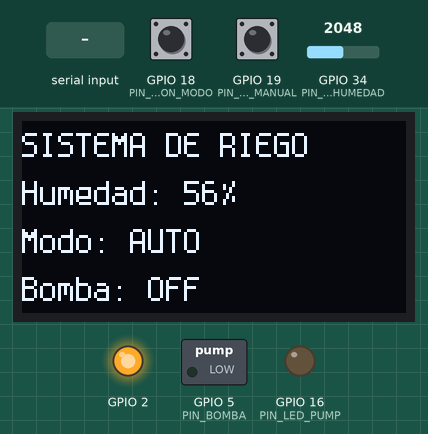
A sketch run on a simulated ESP32. Shown: 128×64 one-colour display, switched loads named in the sketch (green lamp = pin HIGH), output pins drawn as LEDs (lit = HIGH). The test bench sets the inputs (shaded band); at power-on: GPIO 34 (PIN_SENSOR_HUMEDAD) = 2048, GPIO 18 (PIN_BOTON_MODO) HIGH, GPIO 19 (PIN_BOTON_MANUAL) HIGH. WiFi joins after 1.5 s; servers stay silent unless stated; EEPROM starts erased; no MQTT or app messages arrive unless stated; what the sketch prints to the serial monitor is not drawn.

Above: at 4.7 s.
4.8 s: GPIO 34 (PIN_SENSOR_HUMEDAD) set to 2363
At 6.1 s:
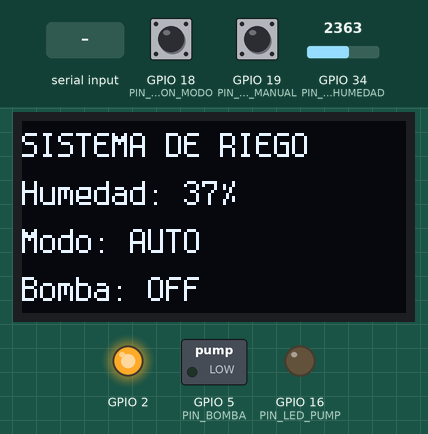
7.0 s: GPIO 34 (PIN_SENSOR_HUMEDAD) set to 2475
At 9.2 s:
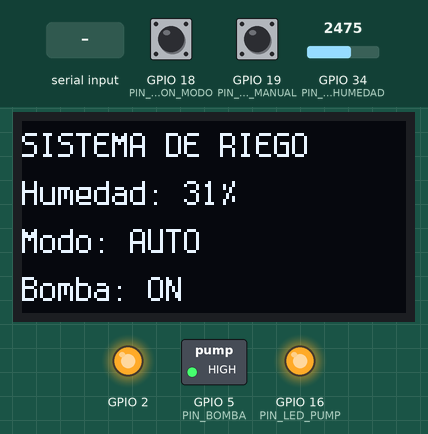
9.5 s: GPIO 18 (PIN_BOTON_MODO) pulled LOW for 0.15 s
At 10.5 s:
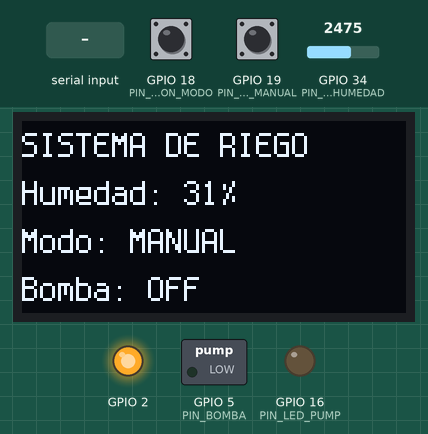
11.1 s: GPIO 19 (PIN_BOTON_MANUAL) pulled LOW for 0.15 s
At 12.1 s:
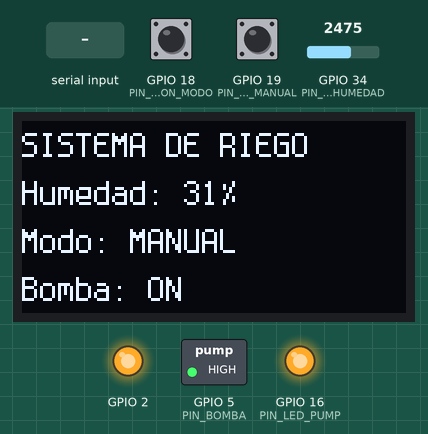
13.1 s: "reconectar\n" received over Serial
At 14.5 s:
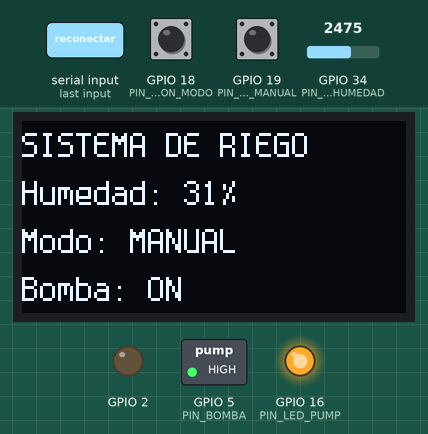
16.1 s: GPIO 19 (PIN_BOTON_MANUAL) pulled LOW for 1 s
At 16.39 s:
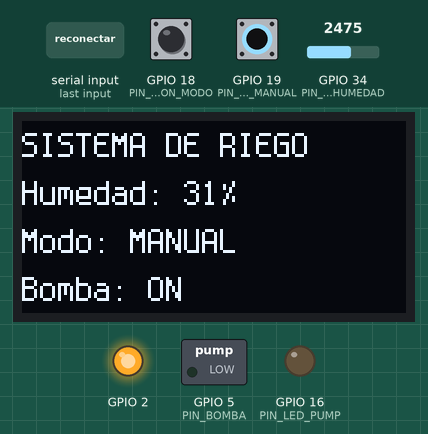
Timing chart, 0 to 19.1 s (numbered marks = the images above; inputs shaded):
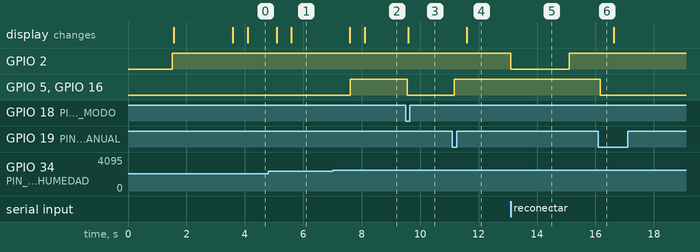

Measured:
- the behaviour switches between 2409 and 2410 on GPIO 34 (PIN_SENSOR_HUMEDAD) (found by bisection; images 1 and 2)
- after the input at 4.8 s, the display: first changes after 0.29 s (image 1 shows a later state)
- after the input at 7.0 s, GPIO 5 (PIN_BOMBA), GPIO 16 (PIN_LED_PUMP): LOW → HIGH after 0.61 s; the display: first changes after 0.60 s (image 2 shows a later state)
- after the input at 9.5 s, GPIO 5 (PIN_BOMBA), GPIO 16 (PIN_LED_PUMP): HIGH → LOW after 0.06 s; the display: changes after 0.10 s (image 3)
- after the input at 11.1 s, GPIO 5 (PIN_BOMBA), GPIO 16 (PIN_LED_PUMP): LOW → HIGH after 0.06 s; the display: changes after 0.50 s (image 4)
- after the input at 13.1 s, GPIO 2: HIGH → LOW at once, → HIGH 2.0 s later
- after the input at 16.1 s, GPIO 5 (PIN_BOMBA), GPIO 16 (PIN_LED_PUMP): HIGH → LOW after 0.06 s

The sketch:

main.ino
```cpp
/**
 * Smart Irrigation System - ESP32
 */

#include "wifi.h"
#include "sensor_humedad.h"
#include "bomba.h"
#include "pulsadores.h"
#include "oled.h"
#include "mqtt.h"
#include "persist.h"

// FSM
enum ModoSistema {
  MODO_AUTOMATICO,
  MODO_MANUAL
};

ModoSistema modo_actual = MODO_AUTOMATICO;
bool modo_anterior_auto = true;

// Timing
unsigned long tiempo_reporte_serial = 0;
unsigned long tiempo_oled = 0;

const unsigned long intervalo_serial = 1000;
const unsigned long intervalo_oled = 500;

// Variables
int humedad = 0;
bool humedad_valida = false;

bool estado_bomba_anterior = false;
bool estado_bomba_inicial_publicado = false;


// 🔧 ================= FUNCION SERIAL =================
void procesar_comando_serial() {
  static char buffer[64];

  if (Serial.available()) {
    int len = Serial.readBytesUntil('\n', buffer, sizeof(buffer) - 1);

    if (len == 0) return;

    buffer[len] = '\0';

    Serial.print("Comando recibido: ");
    Serial.println(buffer);

    // hmin
    if (strncmp(buffer, "hmin ", 5) == 0) {
      int valor = atoi(&buffer[5]);

      if (valor >= 0 && valor <= 100) {
        persist_set_hmin(valor);
      } else {
        Serial.println("Error: hmin fuera de rango (0-100)");
      }
    }

    // hmax
    else if (strncmp(buffer, "hmax ", 5) == 0) {
      int valor = atoi(&buffer[5]);

      if (valor >= 0 && valor <= 100) {
        persist_set_hmax(valor);
      } else {
        Serial.println("Error: hmax fuera de rango (0-100)");
      }
    }

    // ssid
    else if (strncmp(buffer, "ssid ", 5) == 0) {
      char *valor = &buffer[5];
      persist_set_ssid(valor);
      Serial.println("SSID guardado. Escriba 'reconectar' para aplicar cambios.");
    }

    // pass
    else if (strncmp(buffer, "pass ", 5) == 0) {
      char *valor = &buffer[5];
      persist_set_pass(valor);
      Serial.println("PASS guardado. Escriba 'reconectar' para aplicar cambios.");
    }

    // reconectar
    else if (strcmp(buffer, "reconectar") == 0) {
      wifi_reconnect_now();
    }

    else {
      Serial.println("Comando no reconocido");
      Serial.println("Use:");
      Serial.println("hmin <valor>");
      Serial.println("hmax <valor>");
      Serial.println("ssid <nombre_red>");
      Serial.println("pass <clave>");
      Serial.println("reconectar");
    }
  }
}
// 🔧 ==================================================


// SETUP
void setup() {

  Serial.begin(115200);
  Serial.println("STARTING PROGRAM");

  persist_init();
  wifi_init();
  sensor_humedad_init();
  bomba_init();
  pulsadores_init();
  oled88_init();
  oled88_bienvenida();
  delay(2000);

  mqtt_init();

  modo_actual = MODO_AUTOMATICO;
}


// LOOP
void loop() {

  wifi_loop();
  pulsadores_loop();
  sensor_humedad_loop();
  mqtt_loop();

  // Publicar estado inicial
  if (!estado_bomba_inicial_publicado) {
    mqtt_publicar_bomba(bomba_estado());
    estado_bomba_anterior = bomba_estado();
    estado_bomba_inicial_publicado = true;
  }

  // Modo
  bool modo_auto = modo_automatico();

  if (modo_auto != modo_anterior_auto) {

    if (modo_auto) {
      modo_actual = MODO_AUTOMATICO;
      Serial.println("FSM -> AUTOMATIC MODE");
    } else {
      modo_actual = MODO_MANUAL;
      Serial.println("FSM -> MANUAL MODE");
    }

    modo_anterior_auto = modo_auto;
  }

  // Lectura sensor
  if (sensor_humedad_nuevo_dato()) {
    humedad = sensor_humedad_porcentaje();
    humedad_valida = true;
    mqtt_publicar_humedad(humedad);
  }

  // Control FSM
  switch (modo_actual) {

    case MODO_AUTOMATICO:
      if (humedad_valida) {
        int hmin = persist_get_hmin();
        int hmax = persist_get_hmax();

        if (humedad < hmin && !bomba_estado()) {
          bomba_encender();
        }

        if (humedad > hmax && bomba_estado()) {
          bomba_apagar();
        }
      }
      break;

    case MODO_MANUAL:
      if (mqtt_hay_comando()) {

        if (mqtt_comando_encender()) {
          bomba_encender();
          Serial.println("MQTT -> Comando ON ejecutado");
        }

        if (mqtt_comando_apagar()) {
          bomba_apagar();
          Serial.println("MQTT -> Comando OFF ejecutado");
        }

        mqtt_limpiar_comando();
      }
      break;
  }

  // Publicar cambios de estado
  bool estado_bomba_actual = bomba_estado();

  if (estado_bomba_actual != estado_bomba_anterior) {
    mqtt_publicar_bomba(estado_bomba_actual);
    estado_bomba_anterior = estado_bomba_actual;
  }

  unsigned long ahora = millis();

  // OLED
  if (ahora - tiempo_oled >= intervalo_oled) {
    tiempo_oled = ahora;
    oled88_printRiego(humedad, modo_auto, bomba_estado());
  }

  // Serial info
  if (ahora - tiempo_reporte_serial >= intervalo_serial) {
    tiempo_reporte_serial = ahora;

    Serial.print("Soil humidity: ");
    Serial.print(humedad);
    Serial.println("%");

    Serial.print("Mode: ");
    Serial.println(modo_actual == MODO_AUTOMATICO ? "AUTO" : "MANUAL");

    Serial.print("Pump: ");
    Serial.println(bomba_estado() ? "ON" : "OFF");

    Serial.println("----------------------");
  }

  // 🔧 COMANDOS SERIAL
  procesar_comando_serial();
}
```

bomba.h
```cpp
#ifndef BOMBA_H
#define BOMBA_H

void bomba_init();
void bomba_encender();
void bomba_apagar();
bool bomba_estado();

#endif
```

mqtt.h
```cpp
#ifndef MQTT_H
#define MQTT_H

void mqtt_init();
void mqtt_loop();
void mqtt_publicar_humedad(float humedad);
void mqtt_publicar_bomba(bool estado);

bool mqtt_hay_comando();
bool mqtt_comando_encender();
bool mqtt_comando_apagar();
void mqtt_limpiar_comando();

#endif
```

oled.h
```cpp
#ifndef OLED_H
#define OLED_H

#include <Arduino.h>
#include <Wire.h>
#include <U8g2lib.h>

#define SCL_PIN 22
#define SDA_PIN 21

void oled88_init(void);
void oled88_clear(void);
void oled88_bienvenida(void);
void oled88_update(void);
void oled88_printTit(const char * tittle);
void oled88_printRiego(int humedad, bool modo_auto, bool bomba_on);

#endif
```

persist.h
```cpp
#ifndef PERSIST_H
#define PERSIST_H

#include <Arduino.h>

void persist_init();

int persist_get_hmin();
int persist_get_hmax();

void persist_set_hmin(int valor);
void persist_set_hmax(int valor);

String persist_get_ssid();
String persist_get_pass();

void persist_set_ssid(String valor);
void persist_set_pass(String valor);

#endif
```

pulsadores.h
```cpp
#ifndef PULSADORES_H
#define PULSADORES_H

void pulsadores_init();
void pulsadores_loop();
bool modo_automatico();

#endif
```

sensor_humedad.h
```cpp
#ifndef SENSOR_HUMEDAD_H
#define SENSOR_HUMEDAD_H

void sensor_humedad_init();
void sensor_humedad_loop();

int sensor_humedad_leer_raw();
int sensor_humedad_promedio();
int sensor_humedad_porcentaje();

bool sensor_humedad_nuevo_dato();

#endif
```

wifi.h
```cpp
#ifndef WIFI_H
#define WIFI_H

extern bool wifi_conectado;

void wifi_init();
void wifi_loop();
void wifi_reconnect_now();

#endif
```

bomba.cpp
```cpp
/**
 * @file bomba.cpp
 * @brief Irrigation pump control module
 *
 * Controls the water pump using a transistor (TIP122)
 * connected to a GPIO pin of the ESP32.
 */
#include <Arduino.h>
#include "bomba.h"
#include "config_pins.h"

bool estado_bomba = false;

/**
 * @brief Initializes pump control pin
 */
void bomba_init() {

    pinMode(PIN_BOMBA, OUTPUT);
    pinMode(PIN_LED_PUMP, OUTPUT);

    digitalWrite(PIN_BOMBA, LOW);
    digitalWrite(PIN_LED_PUMP, LOW);
}

// Turn pump ON
void bomba_encender() {

    digitalWrite(PIN_BOMBA, HIGH);
    digitalWrite(PIN_LED_PUMP, HIGH);

    estado_bomba = true;

    Serial.println("Riego ACTIVADO");
}

// Turn pump OFF
void bomba_apagar() {

    digitalWrite(PIN_BOMBA, LOW);
    digitalWrite(PIN_LED_PUMP, LOW);

    estado_bomba = false;

    Serial.println("Riego DESACTIVADO");
}

// Pump status function
bool bomba_estado() {

    return estado_bomba;
}
```

mqtt.cpp
```cpp
/**
 * @file mqtt.cpp
 * @brief MQTT communication module for the irrigation system
 *
 * This module manages the MQTT connection with the broker,
 * publishes system data (soil humidity and pump state),
 * and receives remote commands to control the irrigation pump.
 *
 * Broker: test.mosquitto.org
 * Topics used:
 *   Publish:
 *      riego/humedad
 *      riego/bomba
 *   Subscribe:
 *      riego/comando
 */
#include "mqtt.h"
#include <WiFi.h>
#include <PubSubClient.h>

WiFiClient espClient;
PubSubClient client(espClient);

const char* mqtt_server = "test.mosquitto.org";

// Variables to save as received
bool comando_pendiente = false;
bool comando_on = false;
bool comando_off = false;

// Reconnection control
unsigned long mqtt_reconnect_timer = 0;
const unsigned long mqtt_reconnect_interval = 5000;

/**
 * @brief MQTT message callback
 *
 * This function is called whenever a subscribed topic
 * receives a new message. It processes the command
 * received from the MQTT broker.
 */
void callback(char* topic, byte* payload, unsigned int length) {

  String mensaje = "";

  for (unsigned int i = 0; i < length; i++) {
    mensaje += (char)payload[i];
  }

  Serial.print("MQTT -> Mensaje recibido en topic: ");
  Serial.println(topic);

  Serial.print("MQTT -> Contenido: ");
  Serial.println(mensaje);

  if (String(topic) == "riego/comando") {
    if (mensaje == "ON") {
      comando_pendiente = true;
      comando_on = true;
      comando_off = false;
    }
    else if (mensaje == "OFF") {
      comando_pendiente = true;
      comando_on = false;
      comando_off = true;
    }
  }
}

/**
 * @brief Attempts to reconnect to the MQTT broker
 *
 * Non-blocking reconnection:
 * tries to reconnect every 5 seconds if disconnected.
 */
void mqtt_reconnect() {

  if (client.connected()) {
    return;
  }

  if (WiFi.status() != WL_CONNECTED) {
    return;
  }

  unsigned long ahora = millis();

  if (ahora - mqtt_reconnect_timer >= mqtt_reconnect_interval) {
    mqtt_reconnect_timer = ahora;

    Serial.print("Connecting to MQTT...");

    if (client.connect("ESP32_RIEGO")) {
      Serial.println("connected");
      client.subscribe("riego/comando");
      Serial.println("MQTT -> Suscripto a riego/comando");
    } else {
      Serial.print("failed, rc=");
      Serial.println(client.state());
    }
  }
}

void mqtt_init() {
  client.setServer(mqtt_server, 1883);
  client.setCallback(callback);
}

void mqtt_loop() {

  if (!client.connected()) {
    mqtt_reconnect();
    return;
  }

  client.loop();
}

/**
 * @brief Publishes soil humidity value to MQTT broker
 */
void mqtt_publicar_humedad(float humedad) {

  if (!client.connected()) return;

  char mensaje[10];
  dtostrf(humedad, 1, 2, mensaje);

  client.publish("riego/humedad", mensaje);

  Serial.print("MQTT -> Humedad publicada: ");
  Serial.println(mensaje);
}

/**
 * @brief Publishes pump state (ON/OFF) to MQTT broker
 */
void mqtt_publicar_bomba(bool estado) {

  if (!client.connected()) return;

  if (estado) {
    client.publish("riego/bomba", "ON");
    Serial.println("MQTT -> Bomba publicada: ON");
  } else {
    client.publish("riego/bomba", "OFF");
    Serial.println("MQTT -> Bomba publicada: OFF");
  }
}

bool mqtt_hay_comando() {
  return comando_pendiente;
}

bool mqtt_comando_encender() {
  return comando_on;
}

bool mqtt_comando_apagar() {
  return comando_off;
}

void mqtt_limpiar_comando() {
  comando_pendiente = false;
  comando_on = false;
  comando_off = false;
}
```

oled.cpp
```cpp
/**
 * @file oled.cpp
 * @brief OLED display module
 *
 * Displays system information such as:
 * - soil humidity
 * - system mode (AUTO / MANUAL)
 * - pump status
 */
#include "oled.h"

// OLED instance
U8G2_SH1106_128X64_NONAME_F_SW_I2C u8g2(U8G2_R0, SCL_PIN, SDA_PIN);

/**
 * @brief Initializes the OLED display
 */
void oled88_init(void) {
  Wire.begin(SDA_PIN, SCL_PIN);
  u8g2.begin();
  u8g2.setFlipMode(0);
}

void oled88_clear(void) {
  u8g2.clearBuffer();
  u8g2.sendBuffer();
}

void oled88_bienvenida(void) {
  u8g2.clearBuffer();
  u8g2.setFont(u8g2_font_spleen6x12_mf);

  u8g2.setCursor(8, 28);
  u8g2.print("UTN Electronica II");

  u8g2.setCursor(14, 46);
  u8g2.print("Sistema de Riego");

  u8g2.sendBuffer();
}

// Keep this function for compatibility
void oled88_update(void) {
  u8g2.sendBuffer();
}

// Keep this function for compatibility
void oled88_printTit(const char * tittle) {
  u8g2.setFont(u8g2_font_spleen6x12_mf);
  u8g2.setCursor(0, 12);
  u8g2.print(tittle);
}

// Main screen for irrigation system
void oled88_printRiego(int humedad, bool modo_auto, bool bomba_on) {
  u8g2.clearBuffer();

  u8g2.setFont(u8g2_font_spleen6x12_mf);

  // Title
  u8g2.setCursor(0, 12);
  u8g2.print("SISTEMA DE RIEGO");

  // Humidity
  u8g2.setCursor(0, 28);
  u8g2.print("Humedad: ");
  u8g2.print(humedad);
  u8g2.print("%");

  // Mode
  u8g2.setCursor(0, 44);
  u8g2.print("Modo: ");
  if (modo_auto) {
    u8g2.print("AUTO");
  } else {
    u8g2.print("MANUAL");
  }

  // Pump state
  u8g2.setCursor(0, 60);
  u8g2.print("Bomba: ");
  if (bomba_on) {
    u8g2.print("ON");
  } else {
    u8g2.print("OFF");
  }

  u8g2.sendBuffer();
}
```

persist.cpp
```cpp
/**
 * @file persist.cpp
 * @brief Persistent configuration storage module
 *
 * This module uses ESP32 Preferences to store system parameters
 * in flash memory. The stored values survive system reboot.
 *
 * Stored parameters:
 *  - Minimum humidity threshold
 *  - Maximum humidity threshold
 *  - WiFi SSID
 *  - WiFi password
 */
#include "persist.h"
#include <Preferences.h>

Preferences pref;

int humedad_min = 35;
int humedad_max = 55;

String wifi_ssid = "CCT";
String wifi_pass = "gestamrosario";

/**
 * @brief Initializes persistent configuration
 *
 * Reads stored values from flash memory.
 * If values do not exist, default values are used.
 */
void persist_init() {

  pref.begin("riego");

  humedad_min = pref.getInt("hmin", 35);
  humedad_max = pref.getInt("hmax", 55);

  wifi_ssid = pref.getString("ssid", wifi_ssid);
  wifi_pass = pref.getString("pass", wifi_pass);

  pref.end();

  Serial.print("Persist -> Humedad MIN: ");
  Serial.println(humedad_min);

  Serial.print("Persist -> Humedad MAX: ");
  Serial.println(humedad_max);

  Serial.print("Persist -> SSID: ");
  Serial.println(wifi_ssid);

  Serial.print("Persist -> PASS: ");
  Serial.println(wifi_pass);
}

/**
 * @brief Stores new minimum humidity threshold
 */
int persist_get_hmin() {
  return humedad_min;
}

/**
 * @brief Stores new maximum humidity threshold
 */
int persist_get_hmax() {
  return humedad_max;
}

/**
 * @brief Stores a new minimum humidity threshold in flash memory
 */
void persist_set_hmin(int valor) {
  pref.begin("riego");
  pref.putInt("hmin", valor);
  pref.end();

  humedad_min = valor;

  Serial.print("Persist -> Nueva MIN guardada: ");
  Serial.println(valor);
}

/**
 * @brief Stores a new maximum humidity threshold in flash memory
 */
void persist_set_hmax(int valor) {
  pref.begin("riego");
  pref.putInt("hmax", valor);
  pref.end();

  humedad_max = valor;

  Serial.print("Persist -> Nueva MAX guardada: ");
  Serial.println(valor);
}

/**
 * @brief Returns the stored WiFi SSID
 */
String persist_get_ssid() {
  return wifi_ssid;
}

/**
 * @brief Returns the stored WiFi password
 */
String persist_get_pass() {
  return wifi_pass;
}

/**
 * @brief Stores a new WiFi SSID in flash memory
 */
void persist_set_ssid(String valor) {
  pref.begin("riego");
  pref.putString("ssid", valor);
  pref.end();

  wifi_ssid = valor;

  Serial.print("Persist -> Nuevo SSID guardado: ");
  Serial.println(valor);
}

/**
 * @brief Stores a new WiFi password in flash memory
 */
void persist_set_pass(String valor) {
  pref.begin("riego");
  pref.putString("pass", valor);
  pref.end();

  wifi_pass = valor;

  Serial.print("Persist -> Nuevo PASS guardado: ");
  Serial.println(valor);
}
```

config_pins.h
```cpp
#pragma once

#define PIN_SENSOR_HUMEDAD 34
#define PIN_DHT 4

#define PIN_OLED_SDA 21
#define PIN_OLED_SCL 22

#define PIN_BOTON_MODO 18
#define PIN_BOTON_MANUAL 19

#define PIN_BOMBA 5

#define PIN_LED_PUMP 16
#define PIN_LED_WIFI 2
```

Source omitted: pulsadores.cpp (3088 bytes), sensor_humedad.cpp (3058 bytes), wifi.cpp (3265 bytes)
